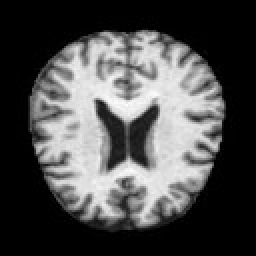
#> input picture Dataset(approx_4000)/Dataset(approx_4000)/Non_Demented/non.jpg, 128 x 128 px (shown 2 times larger)
$ jupyter execute --allow-errors 'Early_Stage_Alzheimer'"'"'s_Detection_Classification_Prediction_using_Images.ipynb'
#> lines starting #> are read from the running program, lines starting #| are printed output that depends on the picture
[cell 1]
import os, sys
#used for searching files of specific pattern
from glob import glob
import joblib

[cell 2]
import matplotlib.pyplot as plt
import numpy as np
import pandas as pd
import seaborn as sns

[cell 3]
from skimage.io import imread_collection
import matplotlib.image as map_img
from matplotlib.image import imread

[cell 4]
sns.set()

[cell 5]
#Environment has been setted

[cell 6]
very_mild=glob(r"C:\Users\titik\OneDrive\Desktop\PBL-1\Final Datasets\Dataset(approx_4000)\Dataset(approx_4000)\Very_Mild_Demented\*")
# very_mild=glob(r"F:\Tejaswini\5th_Sem\PBL\Dataset(approx_4000)\Very_Mild_Demented\*")

[cell 7]
mild= glob(r"C:\Users\titik\OneDrive\Desktop\PBL-1\Final Datasets\Dataset(approx_4000)\Dataset(approx_4000)\Mild_Demented\*")
# mild = glob(r"F:\Tejaswini\5th_Sem\PBL\Dataset(approx_4000)\Mild_Demented\*")

[cell 8]
moderate= glob(r"C:\Users\titik\OneDrive\Desktop\PBL-1\Final Datasets\Dataset(approx_4000)\Dataset(approx_4000)\Moderate_Demented\*")
# moderate = glob(r"F:\Tejaswini\5th_Sem\PBL\Dataset(approx_4000)\Moderate_Demented\*")

[cell 9]
non_demented= glob(r"C:\Users\titik\OneDrive\Desktop\PBL-1\Final Datasets\Dataset(approx_4000)\Dataset(approx_4000)\Non_Demented\*")
# non_demented = glob(r"F:\Tejaswini\5th_Sem\PBL\Dataset(approx_4000)\Non_Demented\*")

[cell 10]
non_demented

#> (a cell that did not finish here is left out)

#> (a cell that did not finish here is left out)

#> (a cell that did not finish here is left out)

#> (a cell that did not finish here is left out)

#### PCA for Alzheimer Detection

[cell 15]
#normalizing pixel , resizing and reshaping
import matplotlib.image as mpimg
from skimage.transform import resize
def extract_feature(dir_path):
    img = mpimg.imread(dir_path)
#> img is the input picture: shape (128, 128); min 0, max 253, mean 76.7
    img = img/255.0
    img = resize(img,(128,128,3))
#> img: shape (128, 128, 3) float64
    img = np.reshape(img,(128,384))
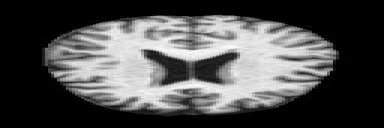
#> img: shape (128, 384) float64; min 0, max 0.992, mean 0.301
    return img

[cell 16]
non_alz = [extract_feature(filename) for filename in non_demented]
#> non_alz = 1 item
very_mild_alz = [extract_feature(filename) for filename in very_mild]
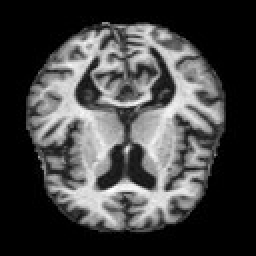
#> input picture Dataset(approx_4000)/Dataset(approx_4000)/Very_Mild_Demented/verymild_1039.jpg, 128 x 128 px (shown 2 times larger)
#> in extract_feature, img is the input picture: shape (128, 128); min 0, max 255, mean 67.1
#> in extract_feature (call 2), `img = np.reshape(img,(128,384))`:
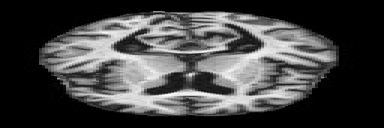
#> img: shape (128, 384) float64; min 0, max 1, mean 0.263
#> very_mild_alz = 1 item
mild_alz = [extract_feature(filename) for filename in mild]
moderate_alz = [extract_feature(filename) for filename in moderate]

[cell 17]
#concatenated all data
all_data = very_mild_alz + mild_alz + moderate_alz
#> all_data = 1 item
data = np.concatenate((np.array(non_alz),np.array(all_data)))

##### Done with image reshaping adn clubbing all stages of alz in one

[cell 18]
data = data.reshape(data.shape[0], np.product(data.shape[1:]))

[cell 19]
from sklearn.preprocessing import StandardScaler
scaler = StandardScaler()
scaler.fit(data)

[cell 20]
#standardize to mean 0 and unit variance
x = scaler.transform(data)

[cell 21]
from sklearn.model_selection import train_test_split

all_data = very_mild_alz+mild_alz+moderate_alz
y = [0]*len(non_alz) + [1]*len(all_data)
#> y = [0, 1]

# Split the data into training and testing sets
x_train, x_test, y_train, y_test = train_test_split(data, y, test_size=0.2)
#> y_train = [0]; y_test = [1]

[cell 22]
from sklearn import decomposition, preprocessing, svm

scale = preprocessing.StandardScaler()
#Compressing the images into two dimensions using PCA
pca = decomposition.PCA(200)
#> (the rest of this cell did not finish here and is left out)

#> (a cell that did not finish here is left out)

#> (a cell that did not finish here is left out)

[cell 25]
plt.figure(figsize=[10,5])
plt.title('Cumulative Explained Variance explained by the components')
plt.ylabel('Cumulative Explained variance')
plt.xlabel('Principal components')
#> (the rest of this cell did not finish here and is left out)

[cell 26]
joblib.dump(scaler, "PCA_graph.model")

[cell 27]
load_scaler = joblib.load("PCA_graph.model")

### LDA Detection

[cell 28]
from sklearn.discriminant_analysis import LinearDiscriminantAnalysis as LDA
lda = LDA(n_components=1)
#> (the rest of this cell did not finish here and is left out)

[cell 29]
joblib.dump(lda, "lda_classification.model")

[cell 30]
load_lda = joblib.load("lda_classification.model")

### SVM Detection

[cell 31]
# SVM for detection
#List where arrays shall be stored
resized_image_array=[]
#List that will store the answer if an image is female (0) or male (1)
resized_image_array_label=[]

width = 256
height = 256
new_size = (width,height) #the data is just black to white

[cell 32]
# #Iterate over pictures and resize them to 256 by 256
from PIL import Image
from sklearn import decomposition, preprocessing, svm
import sklearn.metrics as metrics
from time import sleep
def resizer(image_directory):
    for file in image_directory: #tried with os.listdir but could work with os.walk as well
        img = Image.open(file) #just putting image_directory or file does not work for google colab, interesting.
        #preserve aspect ratio
        img = img.resize(new_size)
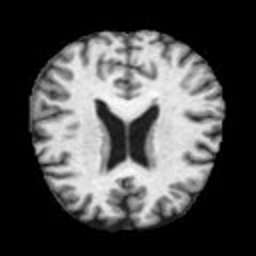
#> img: PIL image 256x256 L; min 0, max 253, mean 76.7
        array_temp = np.array(img)
        shape_new = width*height
        img_wide = array_temp.reshape(1, shape_new)
        resized_image_array.append(img_wide[0])
        if image_directory == non_demented:
            resized_image_array_label.append(0)
        else:
            resized_image_array_label.append(1)

ALZ = very_mild + mild + moderate
resizer(non_demented)
resizer(ALZ)
#> in resizer (call 2), `img = img.resize(new_size)`:
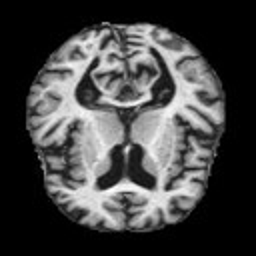
#> img: PIL image 256x256 L; min 0, max 255, mean 67.1

[cell 33]
print(len(non_demented))
print(len(ALZ)) #data are well transformed. Let's conduct SVM
print(len(resized_image_array))
#| 2
print(resized_image_array[1])
#> (printed output is left out)
print(len(resized_image_array_label))

#split the data to test and training
from sklearn.model_selection import train_test_split
x_train, x_test, y_train, y_test = train_test_split(resized_image_array, resized_image_array_label, test_size=0.2)
#> x_train = 1 item; x_test = 1 item; y_train = [1]; y_test = [0]
